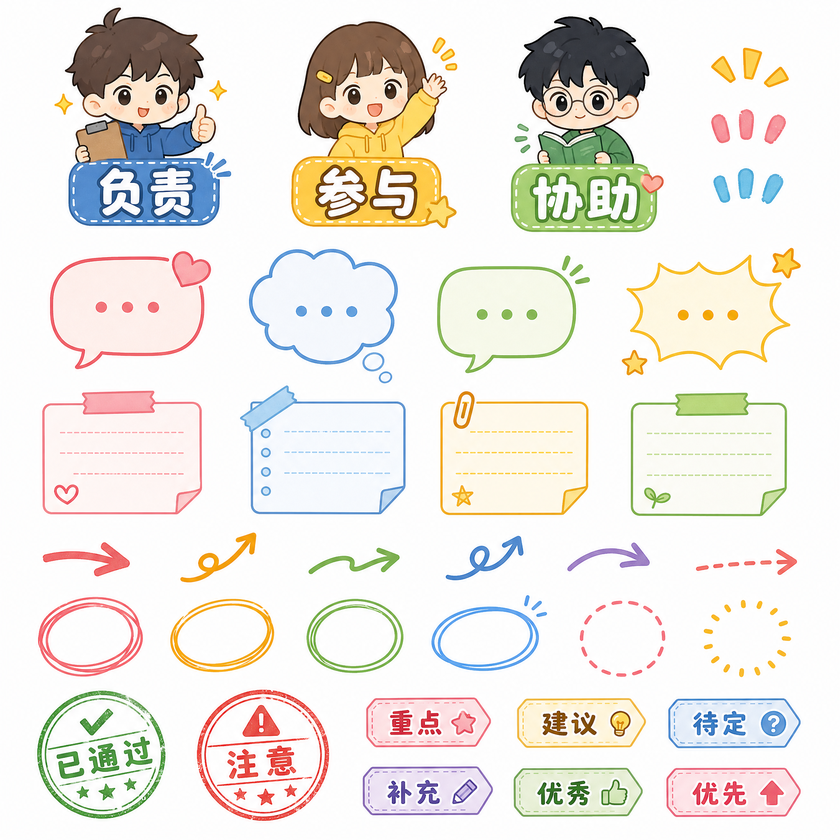
#> input picture example/sticker-annotation-sheet.png, 840 x 840 px, shrunk from 2048 x 2048 before the run
$ python -i flood.py   (imports and definitions only)
#> lines starting #> are read from the running program, lines starting #| are printed output that depends on the picture; after the words box and inside, x2 and y2 are one past the last pixel; in counts of white or black regions, pixels touching at a corner belong together
#> further down, picture is the input picture: shape (840, 840, 3); mean B, G, R 225.9, 232.1, 236.4
import cv2
import numpy as np
from typing import List, Tuple


def detect(
    img: np.ndarray,
    tolerance: int = 30,
    min_area: int = 100,
    padding: int = 5,
) -> Tuple[List[np.ndarray], List[Tuple[int, int, int, int]]]:
    """
    Detect elements using flood fill (for solid color backgrounds).

    Returns:
        contours: List of contours
        bboxes: List of (x, y, w, h) bounding boxes
    """
#> called with tolerance = 30, min_area = 100, padding = 5
    # Convert to BGR if needed
    if len(img.shape) == 2:
        bgr = cv2.cvtColor(img, cv2.COLOR_GRAY2BGR)
    elif img.shape[2] == 4:
        bgr = cv2.cvtColor(img, cv2.COLOR_BGRA2BGR)
    else:
        bgr = img.copy()

    h, w = bgr.shape[:2]
#> h = 840; w = 840

    # Get background color from corners
    corners = [
        bgr[0, 0],
        bgr[0, w-1],
        bgr[h-1, 0],
        bgr[h-1, w-1]
    ]
#> corners = [[253, 253, 254], [254, 254, 255], [255, 255, 255], [254, 254, 254]]
    bg_color = np.mean(corners, axis=0).astype(np.uint8)
#> bg_color = [254, 254, 254]

    # Create mask for flood fill
    mask = np.zeros((h + 2, w + 2), np.uint8)

    # Flood fill from corners
    # Note: floodFill expects (x, y) format, and the point must be inside the image
    for point in [(0, 0), (w-1, 0), (0, h-1), (w-1, h-1)]:
        # Ensure point is inside image
        x, y = point
        if 0 <= x < w and 0 <= y < h:
            cv2.floodFill(
                bgr.copy(), mask, (x, y), (0, 0, 0),
                loDiff=(tolerance, tolerance, tolerance),
                upDiff=(tolerance, tolerance, tolerance),
                flags=cv2.FLOODFILL_MASK_ONLY | (255 << 8)
            )

    # Invert mask to get foreground
    foreground_mask = cv2.bitwise_not(mask[1:-1, 1:-1])
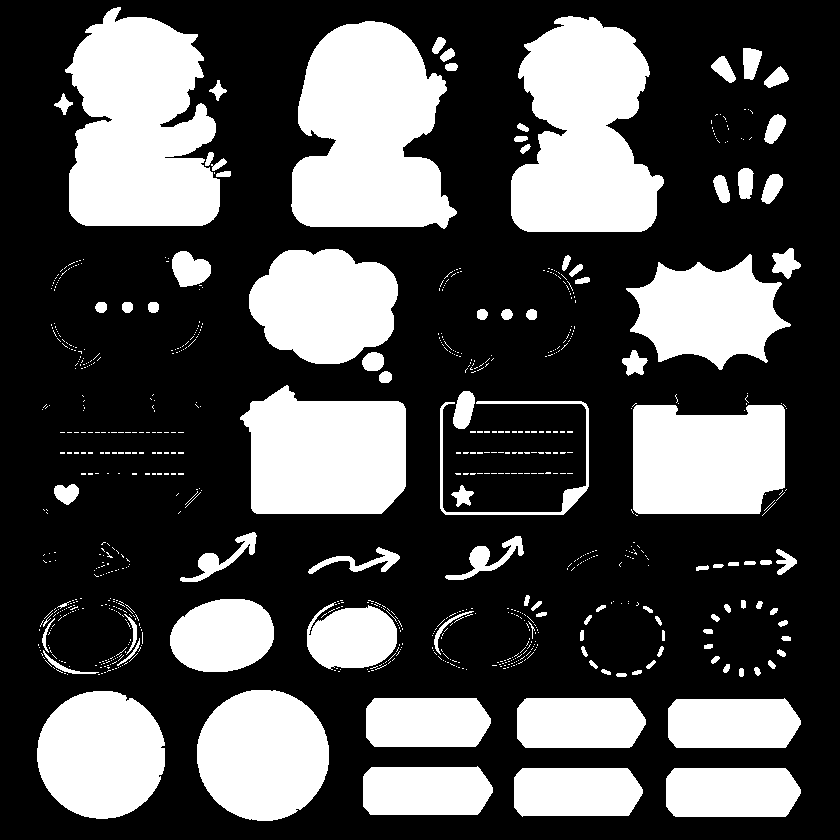
#> foreground_mask: shape (840, 840); 31.6% white; 811 white regions (710 under 20 px), largest, box (x1, y1, x2, y2) and area: (65, 7, 220, 226) 25825, (291, 21, 457, 229) 25437, (511, 16, 664, 232) 23796

    # Clean up mask
    kernel = np.ones((3, 3), np.uint8)
    foreground_mask = cv2.morphologyEx(foreground_mask, cv2.MORPH_CLOSE, kernel, iterations=2)
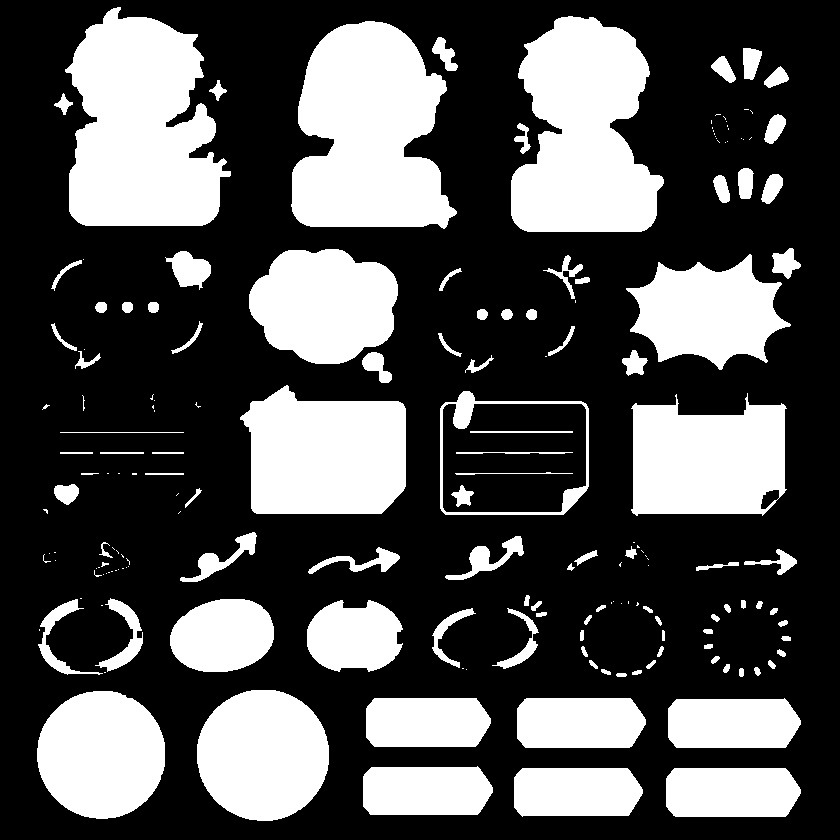
#> foreground_mask: shape (840, 840); 32.4% white; 180 white regions (74 under 20 px), largest, box (x1, y1, x2, y2) and area: (65, 7, 231, 226) 26367, (291, 21, 457, 229) 25484, (511, 16, 664, 232) 23896
    foreground_mask = cv2.morphologyEx(foreground_mask, cv2.MORPH_OPEN, kernel, iterations=1)
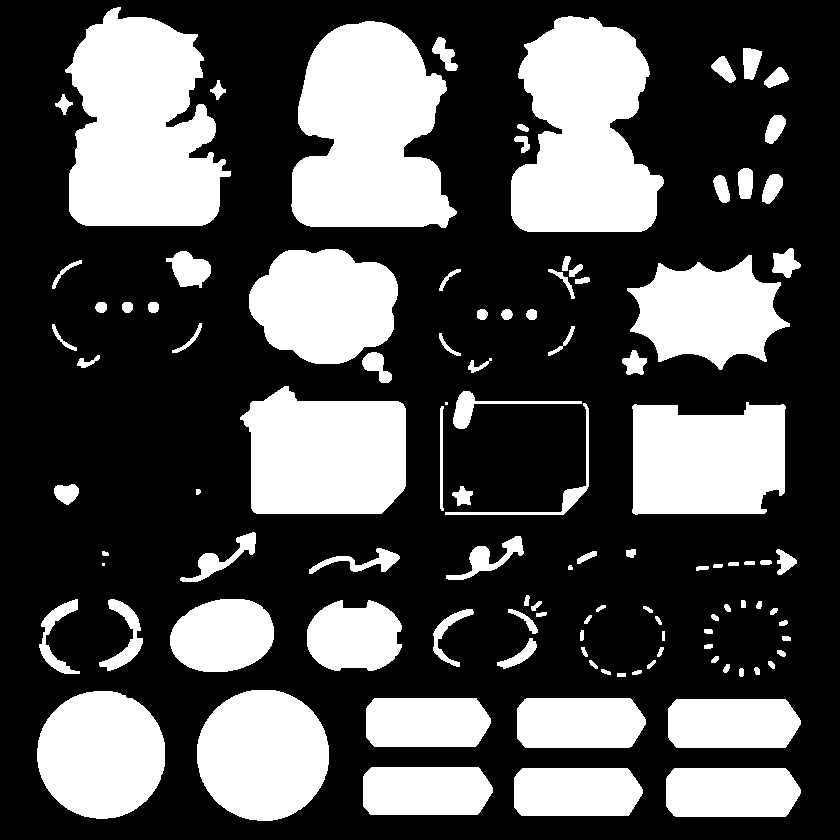
#> foreground_mask: shape (840, 840); 32.1% white; 108 white regions (2 under 20 px)

    # Find contours
    contours, _ = cv2.findContours(foreground_mask, cv2.RETR_EXTERNAL, cv2.CHAIN_APPROX_SIMPLE)
#> contours = 108 contours, 6 with area under 20; largest, box (x1, y1, x2, y2) and area: (65, 7, 231, 226) 25935, (291, 21, 457, 228) 25125, (511, 16, 664, 232) 23534, (240, 386, 406, 514) 17334, (632, 402, 786, 515) 15178

    # Filter by area and get bounding boxes
    bboxes = []
    valid_contours = []
    for contour in contours:
        area = cv2.contourArea(contour)
        if area >= min_area:
            x, y, w_box, h_box = cv2.boundingRect(contour)
            # Add padding
            x = max(0, x - padding)
            y = max(0, y - padding)
            w_box = min(w - x, w_box + 2 * padding)
            h_box = min(h - y, h_box + 2 * padding)
            bboxes.append((x, y, w_box, h_box))
            valid_contours.append(contour)
#> this loop made 108 passes
#> (area, x, y, w_box, h_box) on passes 1, 2, 3, 4, 5, 6, 7, 8, 23, 33, 34, 42: (6038, 661, 763, 145, 59), (5651, 509, 763, 139, 58), (5703, 358, 762, 140, 58), (5937, 663, 694, 143, 59), (5869, 512, 693, 139, 60), (5570.5, 361, 693, 135, 59), (12755, 32, 686, 138, 138), (13501, 192, 685, 142, 141), (365, 492, 633, 50, 41), (173.5, 503, 604, 40, 35), (515.5, 428, 604, 51, 68), (5185, 302, 595, 105, 81)
#> area on passes 10 to 15: 26, 27, 30, 28.5, 33.5, 29.5
#> after the loop, bboxes = 51 items, first 6: (661, 763, 145, 59), (509, 763, 139, 58), (358, 762, 140, 58), (663, 694, 143, 59), (512, 693, 139, 60), (361, 693, 135, 59); valid_contours = 51 contours; largest, box (x1, y1, x2, y2) and area: (65, 7, 231, 226) 25935, (291, 21, 457, 228) 25125, (511, 16, 664, 232) 23534, (240, 386, 406, 514) 17334, (632, 402, 786, 515) 15178

    # Sort by position
    if bboxes:
        indices = sorted(range(len(bboxes)), key=lambda i: (bboxes[i][1] // 50, bboxes[i][0]))
#> indices = 51 values, max 50 at index 0, min 0 at index 50, mean 25
        bboxes = [bboxes[i] for i in indices]
#> bboxes = 51 items, first 6: (60, 2, 176, 229), (286, 16, 176, 217), (427, 32, 36, 44), (506, 11, 163, 226), (738, 43, 29, 42), (50, 89, 28, 31)
        valid_contours = [valid_contours[i] for i in indices]

    return valid_contours, bboxes

>>> import cv2
>>> picture = cv2.imread('../../../example/sticker-annotation-sheet.png')
>>> result = detect(picture)
